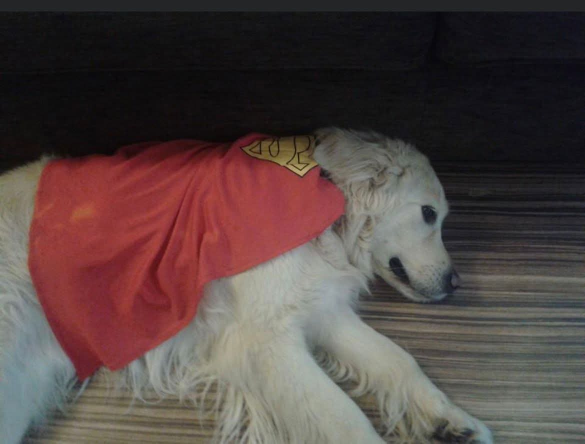
#> input picture attachments/7f516461-9af5-497f-bd0e-7bab6653260c.png, 1170 x 887 px, found by its file name (shown at 1/2 size)
$ python build_og.py
#> lines starting #> are read from the running program, lines starting #| are printed output that depends on the picture; after the words box and inside, x2 and y2 are one past the last pixel; in counts of white or black regions, pixels touching at a corner belong together
#!/usr/bin/env python3
"""Sticker-book OG card: real Indie photograph, flat palette, no painted shield."""
from __future__ import annotations

import math
from collections import deque

import numpy as np
from PIL import Image, ImageDraw, ImageFilter, ImageFont

SRC = "/workspace/attachments/7f516461-9af5-497f-bd0e-7bab6653260c.png"
OUT = "/workspace/.grok/og-master.png"

W, H = 2400, 1260  # exactly 1200×630 at 2×

CARBON = (0, 0, 0)
PAPER = (255, 255, 255)
SKY = (220, 238, 255)       # #dceeff
BLUE = (77, 162, 255)       # #4da2ff
MINT = (85, 219, 156)       # #55db9c
LAVENDER = (233, 204, 255)  # #e9ccff
EMBER = (251, 73, 3)        # #fb4903
SUN = (255, 215, 49)        # #ffd731
VIOLET = (92, 74, 222)      # #5c4ade

FONT_PATH = "/usr/share/fonts/opentype/tlwg/Loma-Bold.otf"
FONT_SI = "/usr/share/fonts/truetype/liberation/LiberationSans-Bold.ttf"


def border_connected(bg: np.ndarray) -> np.ndarray:
    h, w = bg.shape
    vis = np.zeros((h, w), dtype=np.uint8)
    q = deque()

    def push(y: int, x: int) -> None:
        if 0 <= y < h and 0 <= x < w and bg[y, x] and vis[y, x] == 0:
            vis[y, x] = 1
            q.append((y, x))

    for x in range(w):
        push(0, x)
        push(h - 1, x)
    for y in range(h):
        push(y, 0)
        push(y, w - 1)
    while q:
        y, x = q.pop()
        push(y - 1, x)
        push(y + 1, x)
        push(y, x - 1)
        push(y, x + 1)
    return vis.astype(bool)


def dog_sticker() -> Image.Image:
    im = Image.open(SRC).convert("RGB")
    arr = np.asarray(im).astype(np.int16)
    r, g, b = arr[:, :, 0], arr[:, :, 1], arr[:, :, 2]
    lum = arr.mean(axis=2)
    # Dark studio backdrop, plus the cool gray floor. Interior dark pixels
    # (eyes, nose, the costume print already in the photo) stay, because they
    # are not connected to the border.
    dark = lum < 58
    cool = (b > r + 7) & (g + 2 >= r) & (np.abs(b - g) < 28) & (lum > 48) & (lum < 175)
    bg = border_connected(dark | cool)
    subject = ~bg

    alpha = Image.fromarray((subject.astype(np.uint8) * 255))
    # Catch fur fringe, then harden so the sticker edge stays crisp.
    alpha = alpha.filter(ImageFilter.MaxFilter(5))
    alpha = alpha.filter(ImageFilter.GaussianBlur(0.8))
    a = np.array(alpha)
    a = np.where(a > 140, 255, 0).astype(np.uint8)

    # Gentle shadow lift so the cream coat reads on pastel paper. Same pixels.
    f = np.clip(arr.astype(np.float32) / 255.0, 0, 1)
    f = np.clip(f ** 0.74, 0, 1)
    rgb = (f * 255.0).astype(np.uint8)
    rgba = np.dstack([rgb, a])
    dog = Image.fromarray(rgba, "RGBA")

    ys, xs = np.where(a > 128)
    pad = 8
    dog = dog.crop((xs.min() - pad, ys.min() - pad, xs.max() + pad, ys.max() + pad))

    # White die-cut margin + thick carbon outline. Flat, no blur shadow.
    core = dog.split()[-1]
    white_m = core.filter(ImageFilter.MaxFilter(21))
    black_m = white_m.filter(ImageFilter.MaxFilter(17))
    w, h = dog.size
    plate = Image.new("RGBA", (w, h), (0, 0, 0, 0))
    plate.paste((0, 0, 0, 255), (0, 0), black_m)
    plate.paste((255, 255, 255, 255), (0, 0), white_m)
    plate.paste(dog, (0, 0), dog)
    return plate


def star_points(cx, cy, r, points=5, inner=0.46):
    pts = []
    for i in range(points * 2):
        ang = -math.pi / 2 + i * math.pi / points
        rad = r if i % 2 == 0 else r * inner
        pts.append((cx + rad * math.cos(ang), cy + rad * math.sin(ang)))
    return pts


def outlined_polygon(base: Image.Image, pts, fill, outline_scale=1.14):
    cx = sum(p[0] for p in pts) / len(pts)
    cy = sum(p[1] for p in pts) / len(pts)
    black = [((x - cx) * outline_scale + cx, (y - cy) * outline_scale + cy) for x, y in pts]
    layer = Image.new("RGBA", base.size, (0, 0, 0, 0))
    d = ImageDraw.Draw(layer)
    d.polygon(black, fill=CARBON)
    d.polygon(pts, fill=fill)
    return Image.alpha_composite(base, layer)


def disk(base, cx, cy, r, fill, stroke=14):
    layer = Image.new("RGBA", base.size, (0, 0, 0, 0))
    d = ImageDraw.Draw(layer)
    d.ellipse((cx - r - stroke, cy - r - stroke, cx + r + stroke, cy + r + stroke), fill=CARBON)
    d.ellipse((cx - r, cy - r, cx + r, cy + r), fill=fill)
    return Image.alpha_composite(base, layer)


def round_rect_sticker(base, box, fill, radius, stroke=14, rotation=0):
    x0, y0, x1, y1 = box
    pad = stroke + 8
    w, h = int(x1 - x0 + pad * 2), int(y1 - y0 + pad * 2)
    tile = Image.new("RGBA", (w, h), (0, 0, 0, 0))
    d = ImageDraw.Draw(tile)
    d.rounded_rectangle((pad - stroke, pad - stroke, w - pad + stroke, h - pad + stroke), radius=radius + stroke, fill=CARBON)
    d.rounded_rectangle((pad, pad, w - pad, h - pad), radius=radius, fill=fill)
    if rotation:
        tile = tile.rotate(rotation, expand=True, resample=Image.Resampling.BICUBIC)
    base.alpha_composite(tile, (int(x0 - pad), int(y0 - pad)))
    return base


def tape(base, cx, cy, w, h, fill, rotation):
    tile = Image.new("RGBA", (w, h), (0, 0, 0, 0))
    d = ImageDraw.Draw(tile)
    d.rounded_rectangle((0, 0, w - 1, h - 1), radius=10, fill=CARBON)
    inset = 10
    d.rounded_rectangle((inset, inset, w - 1 - inset, h - 1 - inset), radius=6, fill=fill)
    tile = tile.rotate(rotation, expand=True, resample=Image.Resampling.BICUBIC)
    base.alpha_composite(tile, (int(cx - tile.size[0] / 2), int(cy - tile.size[1] / 2)))
    return base


def build() -> Image.Image:
    canvas = Image.new("RGBA", (W, H), SKY + (255,))

    # Edge stickers — flat paper, thick carbon outlines. Kept off the title block.
    canvas = disk(canvas, 190, 210, 108, BLUE, 16)
#> in disk, `layer = Image.new("RGBA", base.size, (0, 0, 0, 0))`: layer: PIL image 2400x1260 RGBA; every value is 0
    canvas = disk(canvas, 2140, 1080, 130, LAVENDER, 16)
    canvas = disk(canvas, 360, 1120, 64, EMBER, 14)
    canvas = disk(canvas, 2060, 250, 46, SUN, 12)
    canvas = outlined_polygon(canvas, star_points(2200, 190, 120), MINT)
#> in outlined_polygon, `cx = sum(p[0] for p in pts) / len(pts)`: cx = 2200
#> in outlined_polygon, `cy = sum(p[1] for p in pts) / len(pts)`: cy = 190
#> in outlined_polygon, `black = [((x - cx) * outline_scale + cx, (y - cy) * outline_scale + cy..`: black = [(2200, 53.2), (2237, 139.1), (2330.1, 147.7), (2259.8, 209.4), (2280.4, 300.7), (2200, 252.9), (2119.6, 300.7), (2140.2, 209.4), (2069.9, 147.7), (2163, 139.1)]
    canvas = outlined_polygon(canvas, star_points(150, 860, 78), SUN)
#> call 2 of outlined_polygon, with fill = (255, 215, 49), outline_scale = 1.14
#> in outlined_polygon (call 2), `cx = sum(p[0] for p in pts) / len(pts)`: cx = 150
#> in outlined_polygon (call 2), `cy = sum(p[1] for p in pts) / len(pts)`: cy = 860
#> in outlined_polygon (call 2), `black = [((x - cx) * outline_scale + cx, (y - cy) * outline_scale + cy..`: black = [(150, 771.1), (174, 826.9), (234.6, 832.5), (188.9, 872.6), (202.3, 931.9), (150, 900.9), (97.73, 931.9), (111.1, 872.6), (65.43, 832.5), (126, 826.9)]
#> in outlined_polygon (call 2), `return Image.alpha_composite(base, layer)`:
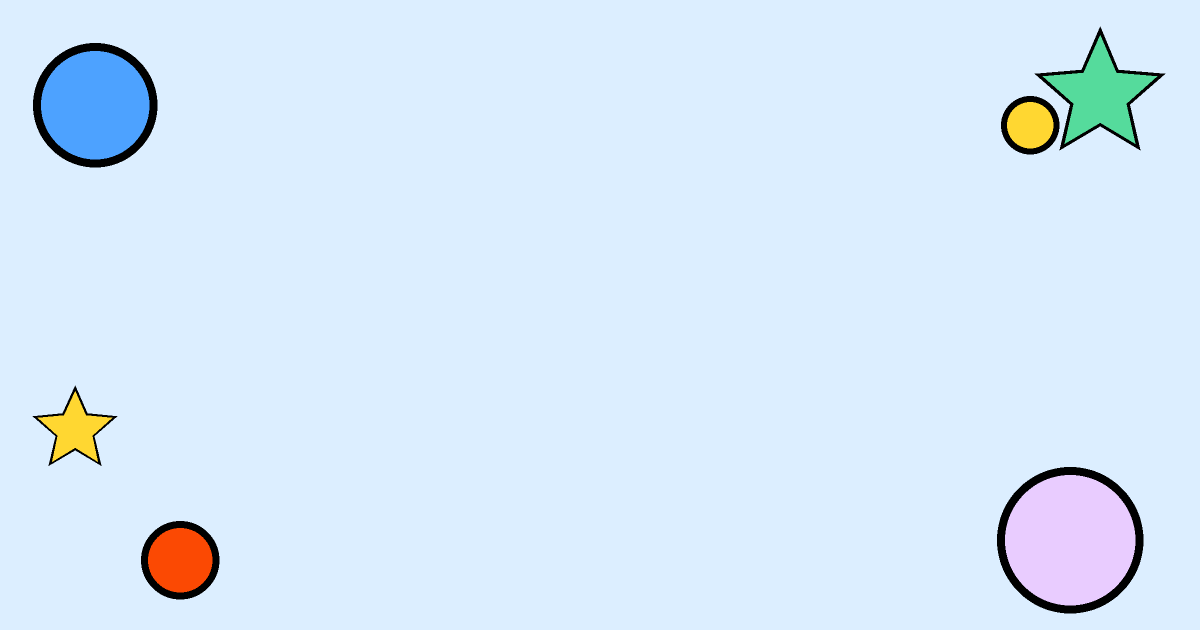
#> returned value: PIL image 2400x1260 RGBA (shown at 1/2 size); mean R, G, B, A 214.7, 232.1, 248.5, 255
    canvas = outlined_polygon(canvas, star_points(1980, 640, 54), VIOLET, 1.18)
    canvas = tape(canvas, 430, 150, 280, 70, PAPER, -18)
#> in tape, `tile = Image.new("RGBA", (w, h), (0, 0, 0, 0))`: tile: PIL image 280x70 RGBA; every value is 0
    canvas = tape(canvas, 1880, 980, 320, 64, MINT, 12)
#> in tape (call 2), `tile = Image.new("RGBA", (w, h), (0, 0, 0, 0))`: tile: PIL image 320x64 RGBA; every value is 0
    canvas = tape(canvas, 120, 560, 210, 58, SUN, 72)
#> in tape (call 3), `tile = Image.new("RGBA", (w, h), (0, 0, 0, 0))`: tile: PIL image 210x58 RGBA; every value is 0
    canvas = round_rect_sticker(canvas, (1980, 760, 2260, 900), VIOLET, 36, 14, -8)
#> in round_rect_sticker, `tile = Image.new("RGBA", (w, h), (0, 0, 0, 0))`: tile: PIL image 324x184 RGBA; every value is 0
    canvas = round_rect_sticker(canvas, (80, 980, 250, 1140), LAVENDER, 40, 14, 10)
#> call 2 of round_rect_sticker, with box = (80, 980, 250, 1140), fill = (233, 204, 255), radius = 40, stroke = 14, rotation = 10
#> in round_rect_sticker (call 2), `tile = Image.new("RGBA", (w, h), (0, 0, 0, 0))`: tile: PIL image 214x204 RGBA; every value is 0
#> in round_rect_sticker (call 2), `tile = tile.rotate(rotation, expand=True, resample=Image.Resampling.BI..`:
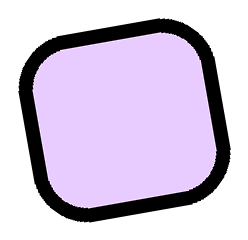
#> tile: PIL image 248x240 RGBA; mean R, G, B, A 102.4, 89.7, 111.9, 150.1; transparent parts drawn white

    # Small flat confetti dots.
    for cx, cy, col, r in (
        (620, 180, EMBER, 22),
        (1780, 140, BLUE, 18),
        (2280, 480, MINT, 26),
        (90, 300, SUN, 16),
        (1500, 160, VIOLET, 14),
        (700, 1160, BLUE, 20),
        (1700, 1140, EMBER, 16),
    ):
        canvas = disk(canvas, cx, cy, r, col, 8)

    sticker = dog_sticker()
#> in dog_sticker, im is the input picture: PIL image 1170x887 RGB; mean R, G, B 83.7, 68.5, 66.3
#> in dog_sticker, `dark = lum < 58`:
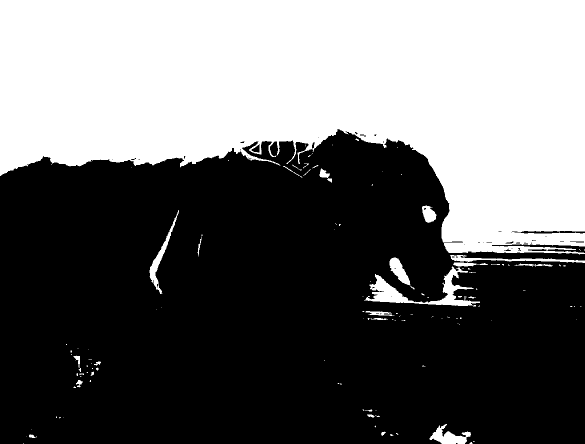
#> dark: shape (887, 1170) bool (shown at 1/2 size); 41.3% white; 126 white regions (93 under 20 px), largest, box (x1, y1, x2, y2) and area: (0, 0, 1170, 509) 415093, (728, 533, 960, 613) 4823, (859, 848, 942, 887) 1523
#> in dog_sticker, `cool = (b > r + 7) & (g + 2 >= r) & (np.abs(b - g) < 28) & (lum > 48) ..`: cool: shape (887, 1170) bool; 4.8% white; 117 white regions (62 under 20 px), largest, box (x1, y1, x2, y2) and area: (0, 592, 152, 887) 28442, (634, 560, 730, 646) 5190, (833, 529, 935, 614) 2766
#> in dog_sticker, `bg = border_connected(dark | cool)`: bg: shape (887, 1170) bool; 43.8% white; 13 white regions (5 under 20 px), largest, box (x1, y1, x2, y2) and area: (0, 0, 1170, 509) 418333, (0, 592, 152, 887) 28482, (859, 831, 992, 887) 3661
#> in dog_sticker, `alpha = alpha.filter(ImageFilter.MaxFilter(5))`:
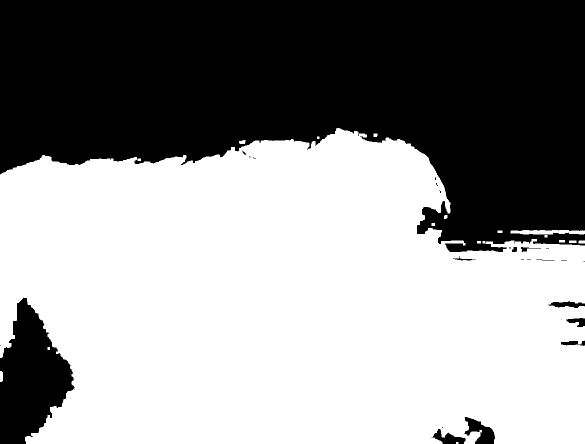
#> alpha: PIL image 1170x887 L (shown at 1/2 size); 57.6% white; 26 black regions (14 under 20 px), largest, box (x1, y1, x2, y2) and area: (0, 0, 1170, 504) 409172, (0, 595, 149, 887) 26727, (928, 834, 990, 887) 1695
#> in dog_sticker, `a = np.where(a > 140, 255, 0).astype(np.uint8)`: a: shape (887, 1170); 57.6% white; 25 black regions (13 under 20 px), largest, box (x1, y1, x2, y2) and area: (0, 0, 1170, 504) 409167, (0, 595, 149, 887) 26727, (929, 834, 990, 887) 1694
#> in dog_sticker, `rgba = np.dstack([rgb, a])`:
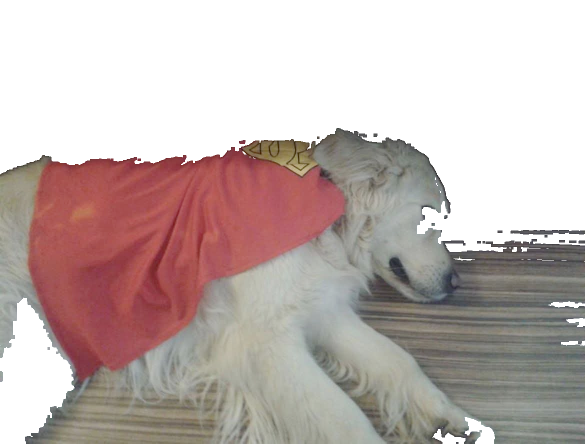
#> rgba: shape (887, 1170, 4) (shown at 1/2 size); mean R, G, B, A 105.4, 90.5, 89, 146.8; transparent parts drawn white
#> in dog_sticker, `dog = dog.crop((xs.min() - pad, ys.min() - pad, xs.max() + pad, ys.max..`:
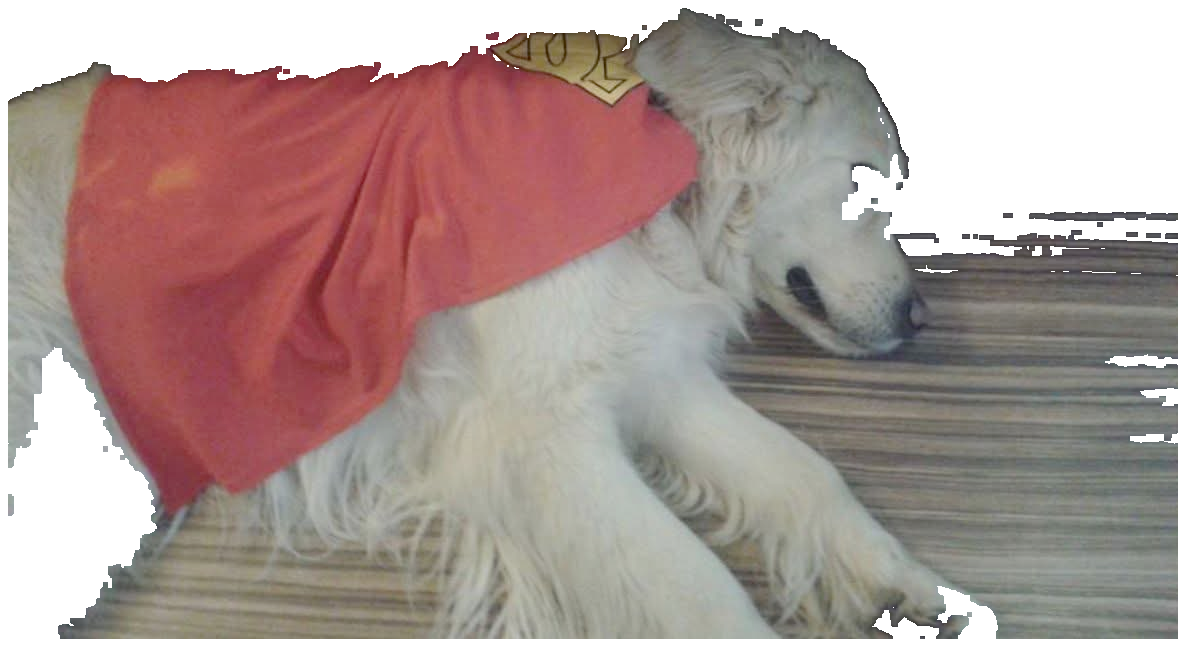
#> dog: PIL image 1185x646 RGBA; mean R, G, B, A 129.5, 109.6, 106.2, 199; transparent parts drawn white
#> in dog_sticker, `core = dog.split()[-1]`:
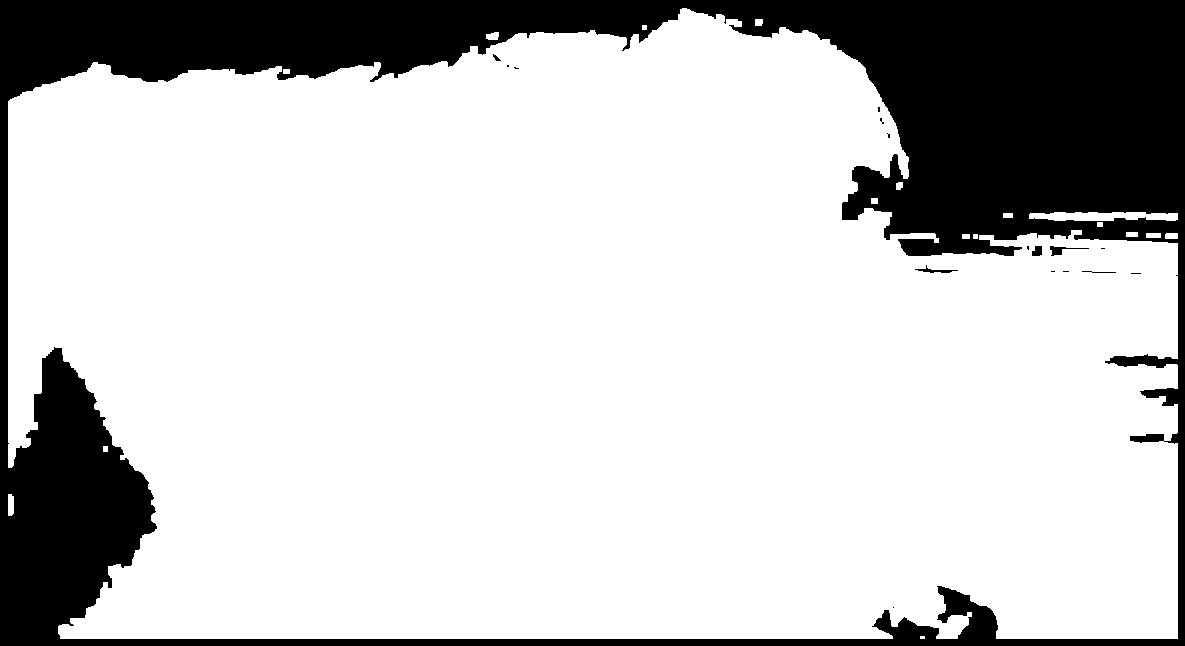
#> core: PIL image 1185x646 L; 78.1% white; 17 black regions (11 under 20 px), largest, box (x1, y1, x2, y2) and area: (0, 0, 1185, 646) 167530, (1050, 246, 1089, 256) 124, (915, 265, 958, 273) 103, (1032, 246, 1042, 256) 83, (1082, 271, 1116, 273) 34, (493, 54, 501, 61) 26
    # Fit the photograph into the lower center, clear of the title.
    max_w, max_h = 1500, 700
    sw, sh = sticker.size
#> sw = 1185; sh = 646
    scale = min(max_w / sw, max_h / sh)
#> scale = 1.08
    sticker = sticker.resize((int(sw * scale), int(sh * scale)), Image.Resampling.LANCZOS)
    sticker = sticker.rotate(-3.5, expand=True, resample=Image.Resampling.BICUBIC)
    sx = (W - sticker.size[0]) // 2 + 10
#> sx = 547
    sy = H - sticker.size[1] - 78
#> sy = 404
    canvas.alpha_composite(sticker, (sx, sy))

    # Title lockup, drawn last so nothing covers a glyph.
    title_font = ImageFont.truetype(FONT_PATH, 300)
    draw = ImageDraw.Draw(canvas)
    lines = ["Super", "Indie"]
    bboxes = [draw.textbbox((0, 0), line, font=title_font, stroke_width=22) for line in lines]
#> bboxes = [(-22, 34, 902, 363), (-22, 29, 759, 305)]
    widths = [b[2] - b[0] for b in bboxes]
#> widths = [924, 781]
    heights = [b[3] - b[1] for b in bboxes]
#> heights = [329, 276]
    gap = 8
    block_h = sum(heights) + gap
#> block_h = 613
    top = 48
    # If the block would collide with the dog, it still stays in the upper band.
    y = top
    for line, bb, tw, th in zip(lines, bboxes, widths, heights):
        x = (W - tw) // 2 - bb[0]
        draw.text((x, y - bb[1]), line, font=title_font, fill=PAPER, stroke_width=22, stroke_fill=CARBON)
        y += th + gap
#> this loop made 2 passes
#> (line, bb, tw, th, x, y) on passes 1 to 2: ('Super', (-22, 34, 902, 363), 924, 329, 760, 385), ('Indie', (-22, 29, 759, 305), 781, 276, 831, 669)
#> after the loop, y = 669

    # $SI mint sticker under the lockup.
    si_font = ImageFont.truetype(FONT_SI, 78)
    label = "$SI"
    bb = draw.textbbox((0, 0), label, font=si_font)
#> bb = (0, 12, 117, 77)
    tw, th = bb[2] - bb[0], bb[3] - bb[1]
#> tw = 117; th = 65
    pad_x, pad_y = 36, 14
    pw, ph = tw + pad_x * 2, th + pad_y * 2
#> pw = 189; ph = 93
    pill = Image.new("RGBA", (pw + 20, ph + 20), (0, 0, 0, 0))
    pd = ImageDraw.Draw(pill)
    pd.rounded_rectangle((0, 0, pw + 19, ph + 19), radius=28, fill=CARBON)
    pd.rounded_rectangle((8, 8, pw + 11, ph + 11), radius=22, fill=MINT)
    pd.text((8 + pad_x - bb[0], 8 + pad_y - bb[1]), label, font=si_font, fill=CARBON)
    px = (W - pill.size[0]) // 2
#> px = 1095
    py = y + 6
#> py = 675
    canvas.alpha_composite(pill, (px, py))

    return canvas.convert("RGB")


if __name__ == "__main__":
    img = build()
    img.save(OUT, "PNG")
    print("saved", OUT, img.size)
#| saved /workspace/.grok/og-master.png (2400, 1260)
